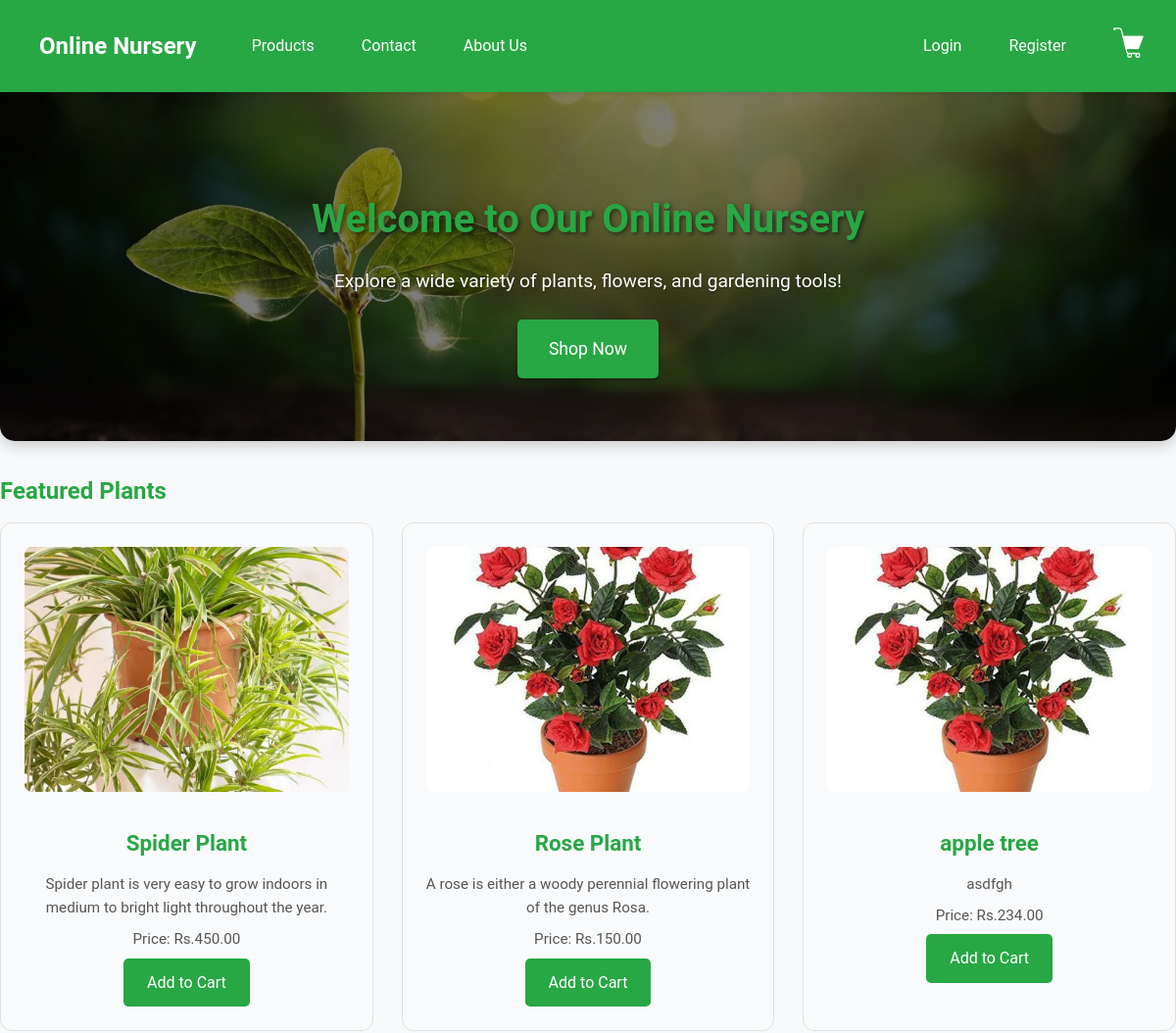
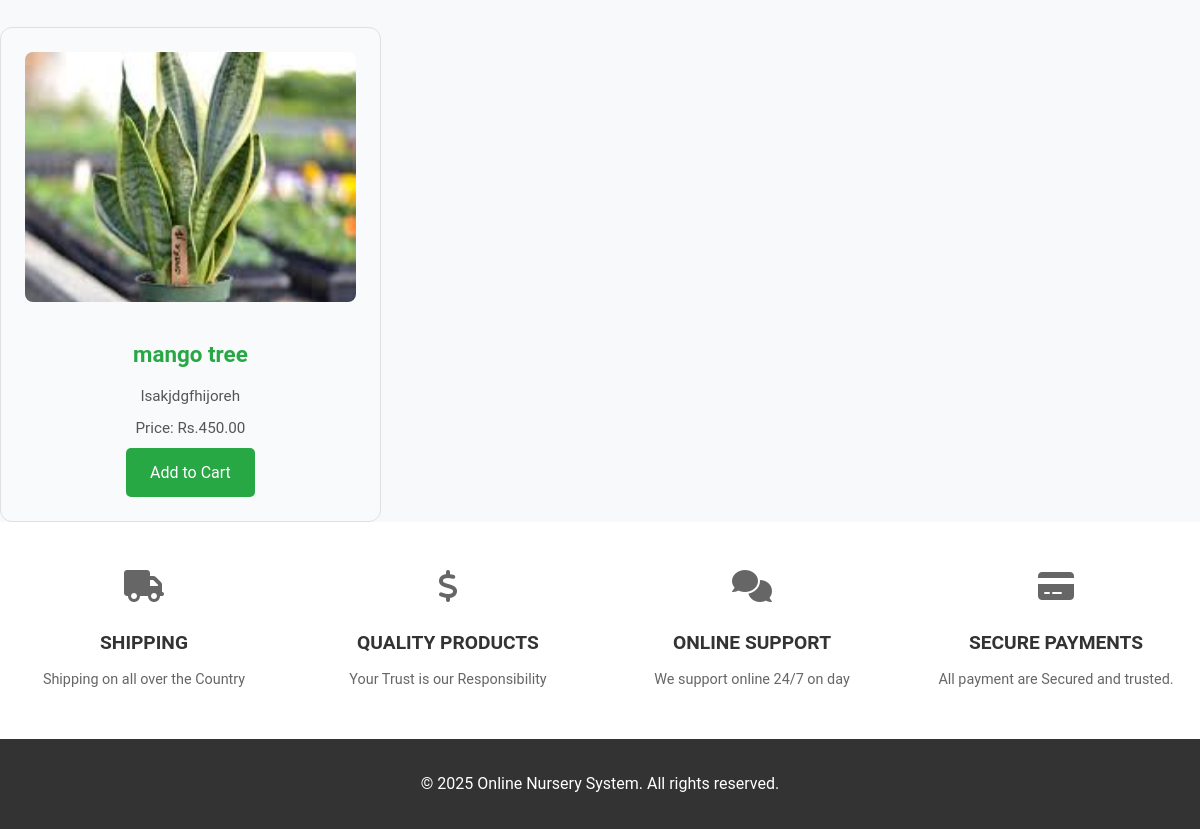
The page / on the database its author committed (2 pictures, top to bottom).
### tables this page shows
CREATE TABLE `products` (
  `id` int(11) NOT NULL AUTO_INCREMENT,
  `name` varchar(255) NOT NULL,
  `description` text NOT NULL,
  `price` decimal(10,2) NOT NULL,
  `image_url` varchar(255) NOT NULL,
  `is_featured` tinyint(1) DEFAULT 0,
  `created_at` timestamp NOT NULL DEFAULT current_timestamp(),
  `category_id` int(11) DEFAULT NULL,
  `stock` int(11) NOT NULL DEFAULT 0,
  PRIMARY KEY (`id`),
  KEY `fk_category` (`category_id`),
  CONSTRAINT `fk_category` FOREIGN KEY (`category_id`) REFERENCES `categories` (`id`) ON DELETE SET NULL,
  CONSTRAINT `products_ibfk_1` FOREIGN KEY (`category_id`) REFERENCES `categories` (`id`) ON DELETE SET NULL
);

### index.php (the view, shortened to what this page needs)
<!DOCTYPE html>
<html lang="en">
<head>
    <link rel="stylesheet" href="css/style.css">
    <link rel="stylesheet" href="css/customer.css">
    <link rel="stylesheet" href="css/forms.css">
    <link rel="stylesheet" href="https://cdnjs.cloudflare.com/ajax/libs/font-awesome/6.0.0-beta3/css/all.min.css">
</head>
<body>
    <?php include 'php/header.php'; ?>
    <section class="hero bg2">
        <h1>Welcome to Our Online Nursery</h1>
        <p>Explore a wide variety of plants, flowers, and gardening tools!</p>
        <a href="products.php" class="btn">Shop Now</a>
    </section>
    <section class="featured-products">
        <h2>Featured Plants</h2>
        <div class="product-grid">
            <?php
            include 'php/db_connect.php';
            $sql = "SELECT * FROM products WHERE is_featured = 1 LIMIT 4";
            $result = $conn->query($sql);
            if ($result->num_rows > 0) {
                while ($row = $result->fetch_assoc()) {
                    echo '<div class="product-card">';
                    echo '<img src="images/product_images/' . htmlspecialchars($row['image_url']) . '" alt="' . htmlspecialchars($row['name']) . '">';
                    echo '<h3>' . htmlspecialchars($row['name']) . '</h3>';
                    echo '<p>' . htmlspecialchars($row['description']) . '</p>';
                    echo '<p>Price: Rs.' . number_format($row['price'], 2) . '</p>';
                    echo '<a href="php/customer/cart_handler.php?action=add&product_id=' . $row['id'] . '" class="btn">Add to Cart</a>';
                    echo '</div>';
                }
            } else {
                echo '<p>No featured products available.</p>';
            }
            ?>
        </div>
    </section>
    <div class="features">
        <div class="feature">
            <i class="fas fa-truck"></i>
            <h3>SHIPPING</h3>
            <p>Shipping on all over the Country</p>
        </div>
        <div class="feature">
            <i class="fas fa-dollar-sign"></i>
            <h3>QUALITY PRODUCTS</h3>
            <p>Your Trust is our Responsibility</p>
        </div>
        <div class="feature">
            <i class="fas fa-comments"></i>
            <h3>ONLINE SUPPORT</h3>
            <p>We support online 24/7 on day</p>
        </div>
        <div class="feature">
            <i class="fas fa-credit-card"></i>
            <h3>SECURE PAYMENTS</h3>
            <p>All payment are Secured and trusted.</p>
        </div>
    </div>
    <footer>
        <p>© 2025 Online Nursery System. All rights reserved.</p>
    </footer>
</body>
</html>

### css/style.css (style rules this page uses)
body { font-family: 'Roboto', Arial, sans-serif; margin: 0; padding: 0; background: #f8f9fa; color: #333; line-height: 1.6; }
footer { background: #333; color: white; text-align: center; padding: 1em; position: relative; bottom: 0; width: -webkit-fill-available; }
.btn { background: #28a745; color: white; padding: 0.75em 1.5em; text-decoration: none; border-radius: 5px; display: inline-block; transition: background 0.3s, transform 0.2s; }
h1, h2, h3 { color: #28a745; margin-bottom: 0.5em; }
.features { display: flex; justify-content: space-around; align-items: center; padding: 2em 0; background: #fff; max-width: 1200px; margin: 0 auto; flex-wrap: wrap; gap: 1em; }
.feature { text-align: center; flex: 1; min-width: 200px; padding: 1em; }
.feature i { font-size: 2em; color: #666; margin-bottom: 0.5em; }
.feature h3 { font-size: 1.2em; margin: 0.5em 0; color: #333; text-transform: uppercase; }
.feature p { font-size: 0.9em; color: #666; margin: 0; }
.bg2 { background: linear-gradient(rgba(0, 0, 0, 0.5), rgba(0, 0, 0, 0.5)), url('../images/nature-bg.jpg') no-repeat center center / cover; }
.hero { color: white; text-align: center; padding: 4rem 2rem; margin-bottom: 2rem; border-radius: 0 0 15px 15px; box-shadow: 0 4px 15px rgba(0, 0, 0, 0.2); }
.hero h1 { font-size: 2.5rem; margin-bottom: 1rem; text-shadow: 2px 2px 4px rgba(0, 0, 0, 0.5); font-weight: 700; }
.hero p { font-size: 1.2rem; max-width: 800px; margin: 0 auto 1.5rem; text-shadow: 1px 1px 2px rgba(0, 0, 0, 0.3); }
.hero .btn { font-size: 1.1rem; padding: 1rem 2rem; box-shadow: 0 2px 5px rgba(0, 0, 0, 0.3); }

### css/customer.css (style rules this page uses)
.product-grid { display: grid; grid-template-columns: repeat(auto-fit, minmax(280px, 1fr)); gap: 1.8em; }
.product-card { background: #f9fafb; border: 1px solid #e0e0e0; border-radius: 12px; padding: 1.5em; text-align: center; transition: transform 0.3s, box-shadow 0.3s; }
.product-card img, .product-details img, .cart-item img { width: 100%; height: 250px; object-fit: cover; border-radius: 8px; margin-bottom: 1em; }
.product-card h3, .product-details h1 { color: #28a745; margin: 0.5em 0; font-size: 1.4em; }
.product-card p, .product-details p { color: #555; margin: 0.5em 0; font-size: 0.95em; }

### rows shown on the page
products: image_url (picture), name "Spider Plant", description "Spider plant is very easy to grow indoors in medium to bright light throughout the year.", price "450.00"
products: image_url (picture), name "Rose Plant", description "A rose is either a woody perennial flowering plant of the genus Rosa.", price "150.00"
products: image_url (picture), name "apple tree", description "asdfgh", price "234.00"
products: image_url (picture), name "mango tree", description "lsakjdgfhijoreh", price "450.00"
